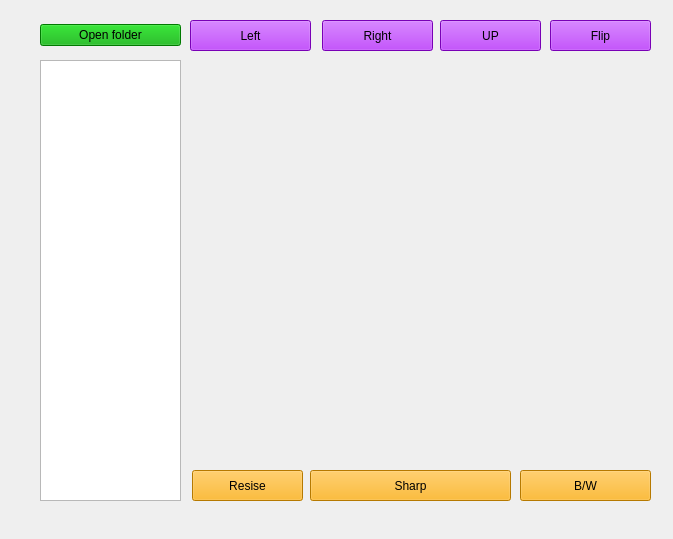
<?xml version="1.0" encoding="UTF-8"?>
<ui version="4.0">
 <class>Form</class>
 <widget class="QWidget" name="Form">
  <property name="geometry">
   <rect>
    <x>0</x>
    <y>0</y>
    <width>673</width>
    <height>539</height>
   </rect>
  </property>
  <property name="windowTitle">
   <string>Form</string>
  </property>
  <widget class="QWidget" name="horizontalLayoutWidget">
   <property name="geometry">
    <rect>
     <x>40</x>
     <y>20</y>
     <width>141</width>
     <height>31</height>
    </rect>
   </property>
   <layout class="QHBoxLayout" name="horizontalLayout">
    <item>
     <widget class="QPushButton" name="btn_ok">
      <property name="styleSheet">
       <string notr="true">
background-color: rgb(0, 170, 0);
border-color: rgb(85, 0, 255);</string>
      </property>
      <property name="text">
       <string>Open folder</string>
      </property>
     </widget>
    </item>
   </layout>
  </widget>
  <widget class="QWidget" name="horizontalLayoutWidget_2">
   <property name="geometry">
    <rect>
     <x>40</x>
     <y>60</y>
     <width>141</width>
     <height>441</height>
    </rect>
   </property>
   <layout class="QHBoxLayout" name="horizontalLayout_2">
    <item>
     <widget class="QListWidget" name="listWidget"/>
    </item>
   </layout>
  </widget>
  <widget class="QPushButton" name="btn_left">
   <property name="geometry">
    <rect>
     <x>190</x>
     <y>20</y>
     <width>121</width>
     <height>31</height>
    </rect>
   </property>
   <property name="styleSheet">
    <string notr="true">background-color: rgb(170, 0, 255);
border-color: rgb(85, 170, 255);</string>
   </property>
   <property name="text">
    <string>Left</string>
   </property>
  </widget>
  <widget class="QPushButton" name="btn_right">
   <property name="geometry">
    <rect>
     <x>322</x>
     <y>20</y>
     <width>111</width>
     <height>31</height>
    </rect>
   </property>
   <property name="styleSheet">
    <string notr="true">background-color: rgb(170, 0, 255);
border-color: rgb(85, 170, 255);</string>
   </property>
   <property name="text">
    <string>Right</string>
   </property>
  </widget>
  <widget class="QPushButton" name="btn_up">
   <property name="geometry">
    <rect>
     <x>440</x>
     <y>20</y>
     <width>101</width>
     <height>31</height>
    </rect>
   </property>
   <property name="styleSheet">
    <string notr="true">background-color: rgb(170, 0, 255);
border-color: rgb(85, 170, 255);</string>
   </property>
   <property name="text">
    <string>UP</string>
   </property>
  </widget>
  <widget class="QPushButton" name="btn_resise">
   <property name="geometry">
    <rect>
     <x>192</x>
     <y>470</y>
     <width>111</width>
     <height>31</height>
    </rect>
   </property>
   <property name="styleSheet">
    <string notr="true">background-color: rgb(255, 170, 0);
border-color: rgb(255, 255, 0);</string>
   </property>
   <property name="text">
    <string>Resise</string>
   </property>
  </widget>
  <widget class="QPushButton" name="btn_sharp">
   <property name="geometry">
    <rect>
     <x>310</x>
     <y>470</y>
     <width>201</width>
     <height>31</height>
    </rect>
   </property>
   <property name="styleSheet">
    <string notr="true">background-color: rgb(255, 170, 0);
border-color: rgb(255, 255, 0);</string>
   </property>
   <property name="text">
    <string>Sharp</string>
   </property>
  </widget>
  <widget class="QPushButton" name="btn_bw">
   <property name="geometry">
    <rect>
     <x>520</x>
     <y>470</y>
     <width>131</width>
     <height>31</height>
    </rect>
   </property>
   <property name="styleSheet">
    <string notr="true">background-color: rgb(255, 170, 0);
border-color: rgb(255, 255, 0);</string>
   </property>
   <property name="text">
    <string>B/W</string>
   </property>
  </widget>
  <widget class="QPushButton" name="btn_flip">
   <property name="geometry">
    <rect>
     <x>550</x>
     <y>20</y>
     <width>101</width>
     <height>31</height>
    </rect>
   </property>
   <property name="styleSheet">
    <string notr="true">background-color: rgb(170, 0, 255);
border-color: rgb(85, 170, 255);</string>
   </property>
   <property name="text">
    <string>Flip</string>
   </property>
  </widget>
  <widget class="QLabel" name="label">
   <property name="geometry">
    <rect>
     <x>200</x>
     <y>60</y>
     <width>451</width>
     <height>391</height>
    </rect>
   </property>
   <property name="text">
    <string/>
   </property>
  </widget>
 </widget>
 <resources/>
 <connections/>
</ui>
